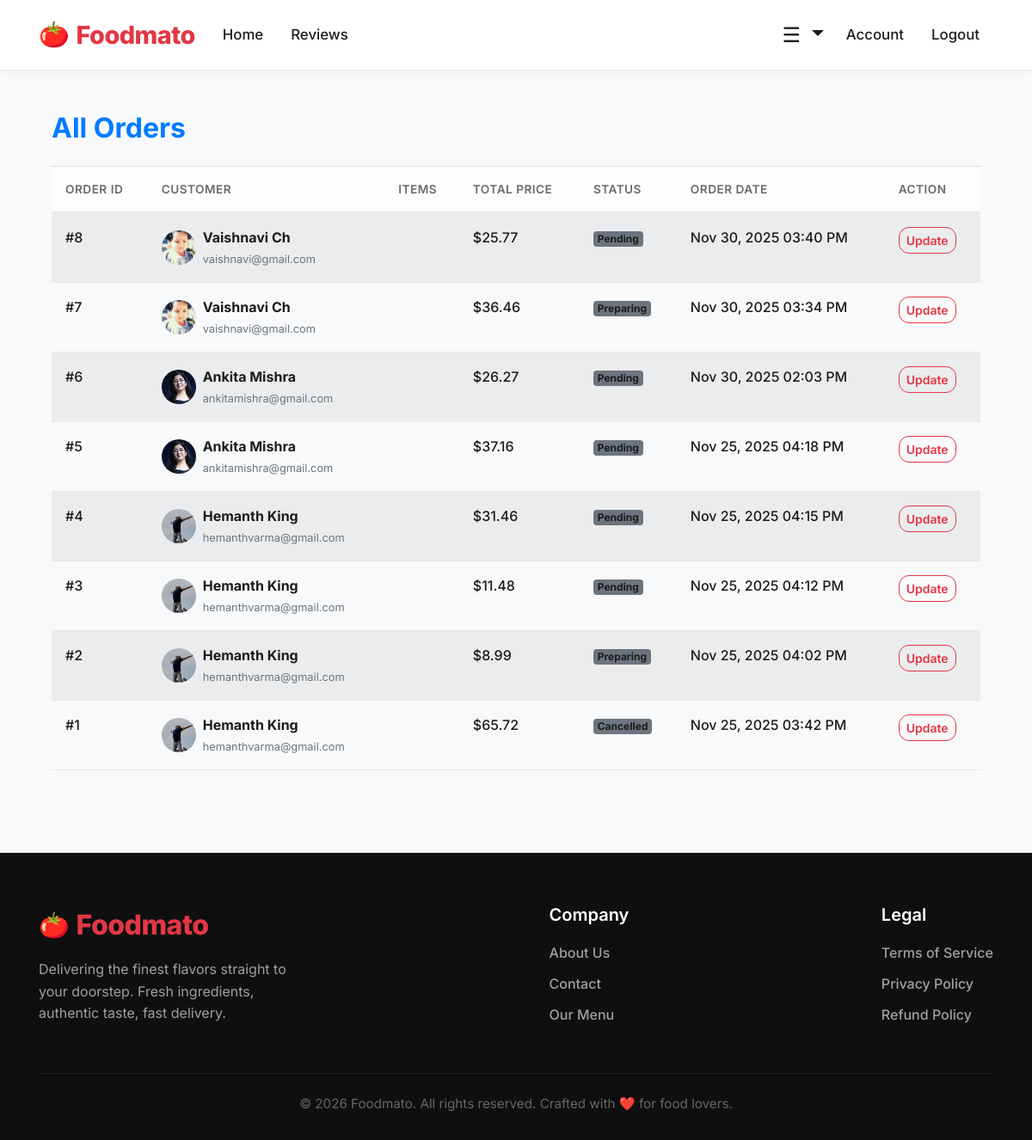
The app's page /owner/orders (signed in), older data.
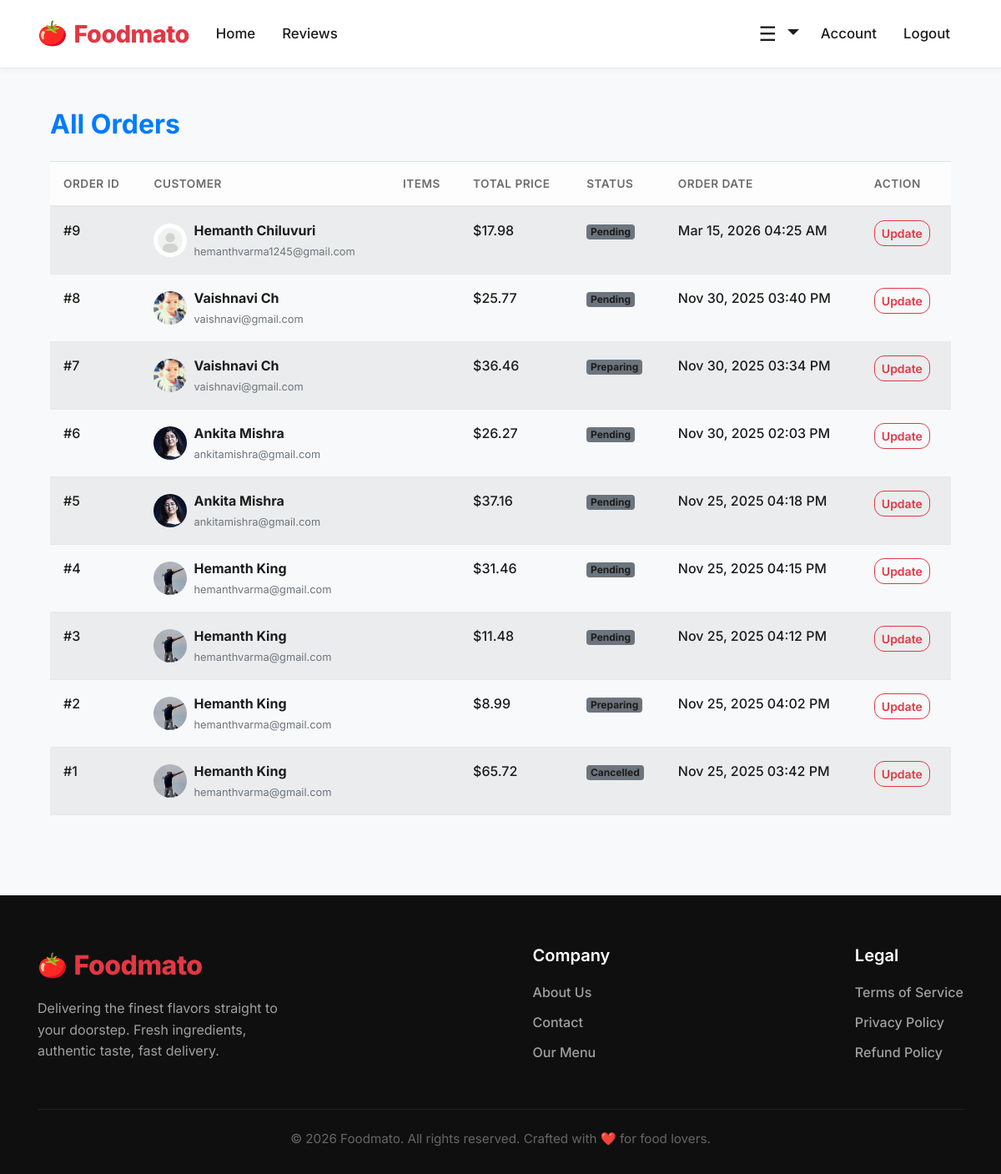
The same page, newer data.
### foodMenuWebsite/models.py (models this page shows, shortened)
class Order(db.Model):
    id = db.Column(db.Integer, primary_key = True)
    user_id = db.Column(db.Integer, db.ForeignKey('user.id'), nullable=False)
    total_price = db.Column(db.Float, nullable=False)
    date_ordered = db.Column(db.DateTime, default=datetime.utcnow)
    status = db.Column(db.String(50), default='pending')

class User(db.Model,UserMixin):
    id = db.Column(db.Integer, primary_key=True)
    first_name = db.Column(db.String(80), nullable=False)
    last_name = db.Column(db.String(80))
    email = db.Column(db.String(120), nullable=False)
    password = db.Column(db.String(80), nullable=False)
    date_created = db.Column(db.DateTime, default=datetime.utcnow)
    image_file = db.Column(db.String(20), nullable=False,default='default.webp')
    posts = db.relationship('Post', backref='author', lazy=True)
    orders = db.relationship('Order', backref='customer', lazy=True)
    is_owner = db.Column(db.Boolean, default=False)

### foodMenuWebsite/routes.py (the view)
@app.route('/owner/orders')
@login_required
def owner_orders():
    if not current_user.is_owner:
        flash('You are not authorized to view this page', 'danger')
        return redirect(url_for('home'))
    orders = Order.query.order_by(Order.date_ordered.desc()).all()
    return render_template('owner_orders.html', orders=orders)

### foodMenuWebsite/models.py (called while the page is built)
@login_manager.user_loader
def load_user(user_id):
  return User.query.get(int(user_id))

### foodMenuWebsite/templates/owner_orders.html (shortened to what this page needs)
{% extends "base.html" %}
{% block content %}
<div class="container mt-5">
  <h2 class="fw-bold text-primary mb-4">All Orders</h2>
  {% if orders %}
  <div class="table-responsive">
    <table class="table table-striped align-middle shadow-sm">
      <thead class="table-light">
        <tr>
          <th>Order ID</th>
          <th>Customer</th>
          <th>Items</th>
          <th>Total Price</th>
          <th>Status</th>
          <th>Order Date</th>
          <th>Action</th>
        </tr>
      </thead>
      <tbody>
        {% for order in orders %}
        <tr>
          <td>#{{ order.id }}</td>
          <td>
            <div class="d-flex align-items-center">
              <img src="{{ url_for('static', filename='profile_pics/' + (order.customer.image_file or 'default.jpg')) }}"
                   alt="Profile Picture"
                   class="rounded-circle mr-2"
                   width="40" height="40"
                   style="object-fit: cover;">
              <div>
                <strong>{{ order.customer.first_name }} {{ order.customer.last_name }}</strong><br>
                <small class="text-muted">{{ order.customer.email }}</small>
              </div>
            </div>
          </td>
          <td>
          </td>
          <td>${{ "%.2f"|format(order.total_price) }}</td>
          <td>
            <span class="badge
              {% if order.status == 'pending' %} bg-warning text-dark
              {% elif order.status == 'preparing' %} bg-info
              {% elif order.status == 'delivered' %} bg-success
              {% else %} bg-secondary {% endif %}">
              {{ order.status|capitalize }}
            </span>
          </td>
          <td>{{ order.date_ordered.strftime('%b %d, %Y %I:%M %p') }}</td>
          <td>
            <a href="{{ url_for('update_order_status', order_id=order.id) }}" class="btn btn-sm btn-outline-primary">
              Update
            </a>
          </td>
        </tr>
        {% endfor %}
      </tbody>
    </table>
  </div>
  {% else %}
  <p class="text-muted mt-4">No orders have been placed yet.</p>
  {% endif %}
</div>
{% endblock content %}

### foodMenuWebsite/templates/base.html (shortened to what this page needs)
<!DOCTYPE html>
<html lang="en">
<head>
    <link rel="stylesheet"
          href="https://maxcdn.bootstrapcdn.com/bootstrap/4.0.0/css/bootstrap.min.css">
    <link rel="stylesheet" href="{{ url_for('static', filename='style.css') }}">
</head>
<body>
    <nav class="navbar navbar-expand-md navbar-modern">
        <div class="container">
            <a class="navbar-brand d-flex align-items-center" href="/">
                <span style="font-size: 1.8rem; margin-right: 8px; line-height: 1;">🍅</span> Foodmato
            </a>
            <div class="collapse navbar-collapse" id="navbarNav">
                <ul class="navbar-nav mr-auto">
                    <li class="nav-item"><a class="nav-link" href="/home">Home</a></li>
                    <li class="nav-item"><a class="nav-link" href="/reviews">Reviews</a></li>
                </ul>
                <div class="navbar-nav ml-auto align-items-center">
                    <div class="nav-item dropdown">
                        <button class="hamburger-btn dropdown-toggle" id="moreMenu" type="button"
                                role="button" data-toggle="dropdown"
                                aria-haspopup="true" aria-expanded="false" aria-label="More">
                            &#9776;
                        </button>
                    </div>
                    {% if current_user.is_authenticated %}
                        <a class="nav-item nav-link" href="{{ url_for('account')}}">Account</a>
                        <a class="nav-item nav-link" href="{{ url_for('logout')}}">Logout</a>
                    {% else %}
                        <a href="/login" class="btn btn-outline-primary mr-2">Log In</a>
                        <a href="/register" class="btn btn-primary">Sign Up</a>
                    {% endif %}
                </div>
            </div>
        </div>
    </nav>
    <div class="container content-wrapper mt-4">
        {% block content %}{% endblock %}
    </div>
    <footer>
        <div class="container">
            <div class="footer-content">
                <div class="footer-section">
                    <div class="footer-brand d-flex align-items-center">
                        <span style="font-size: 1.8rem; margin-right: 8px; line-height: 1;">🍅</span> Foodmato
                    </div>
                    <p class="footer-desc">Delivering the finest flavors straight to your doorstep. Fresh ingredients, authentic taste, fast delivery.</p>
                </div>
                <div class="footer-links">
                    <h5>Company</h5>
                    <a href="/About/Story">About Us</a>
                    <a href="/Contact">Contact</a>
                    <a href="/menu">Our Menu</a>
                </div>
                <div class="footer-links">
                    <h5>Legal</h5>
                    <a href="#">Terms of Service</a>
                    <a href="#">Privacy Policy</a>
                    <a href="#">Refund Policy</a>
                </div>
            </div>
            <div class="footer-bottom">
                &copy; 2026 Foodmato. All rights reserved. Crafted with ❤️ for food lovers.
            </div>
        </div>
    </footer>
</body>
</html>

### foodMenuWebsite/static/style.css (style rules this page uses)
:root { --primary-color: #E23744; --primary-hover: #D12532; --bg-color: #f8f9fa; --surface-color: #ffffff; --text-color: #1c1c1c; --text-muted: #6b6b6b; --border-color: #e8e8e8; --shadow-sm: 0 2px 8px rgba(0, 0, 0, 0.04); --shadow-md: 0 4px 16px rgba(0, 0, 0, 0.08); --shadow-lg: 0 8px 24px rgba(0, 0, 0, 0.12); --radius-sm: 8px; --radius-md: 12px; --radius-lg: 16px; --radius-pill: 50px; --transition: all 0.3s ease; }
body { font-family: 'Inter', sans-serif; background-color: var(--bg-color); color: var(--text-color); -webkit-font-smoothing: antialiased; }
h1, h2, h3, h4, h5, h6 { font-weight: 700; color: var(--text-color); }
a { transition: var(--transition); text-decoration: none; }
.btn-outline-primary { color: var(--primary-color) !important; border-color: var(--primary-color) !important; font-weight: 600; border-radius: var(--radius-md); transition: var(--transition); }
.navbar-modern { background: var(--surface-color); padding: 14px 0; box-shadow: var(--shadow-sm); border-bottom: 1px solid var(--border-color); position: sticky; top: 0; z-index: 1000; }
.navbar-brand { font-size: 1.8rem; font-weight: 800; letter-spacing: -0.5px; color: var(--primary-color) !important; }
.nav-link { color: var(--text-color) !important; font-weight: 500; font-size: 1.05rem; padding: 8px 16px !important; }
.hamburger-btn { background: none; border: none; color: var(--text-color); font-size: 1.5rem; cursor: pointer; outline: none; padding: 4px 10px; }
.table { vertical-align: middle; }
.table th { font-weight: 600; color: var(--text-muted); border-bottom: 2px solid var(--border-color) !important; text-transform: uppercase; font-size: 0.85rem; letter-spacing: 0.5px; padding: 16px; }
.table td { font-weight: 500; color: var(--text-color); padding: 16px; border-bottom: 1px solid var(--border-color); }
footer { background: #0f0f0f; color: #fff; padding: 60px 0 30px; margin-top: 80px; }
.footer-content { display: flex; justify-content: space-between; flex-wrap: wrap; margin-bottom: 40px; }
.footer-brand { font-size: 2rem; font-weight: 800; color: var(--primary-color); margin-bottom: 15px; letter-spacing: -0.5px; }
.footer-desc { color: #a0a0a0; font-weight: 400; max-width: 300px; line-height: 1.6; }
.footer-links { display: flex; flex-direction: column; }
.footer-links h5 { color: #fff; font-weight: 600; margin-bottom: 20px; }
.footer-links a { color: #a0a0a0; text-decoration: none; transition: var(--transition); display: block; margin-bottom: 12px; font-weight: 500; }
.footer-bottom { border-top: 1px solid #222; padding-top: 24px; text-align: center; color: #666; font-size: 0.95rem; }
.content-wrapper { min-height: 75vh; }

Row changes from the older to the newer data that the page shows:
added Order: id "9", image_file (placeholder picture), customer.first_name "Hemanth", customer.last_name "Chiluvuri", customer.email "hemanthvarma1245@gmail.com", total_price "17.98", status "Pending", date_ordered "Mar 15, 2026 04:25 AM"
